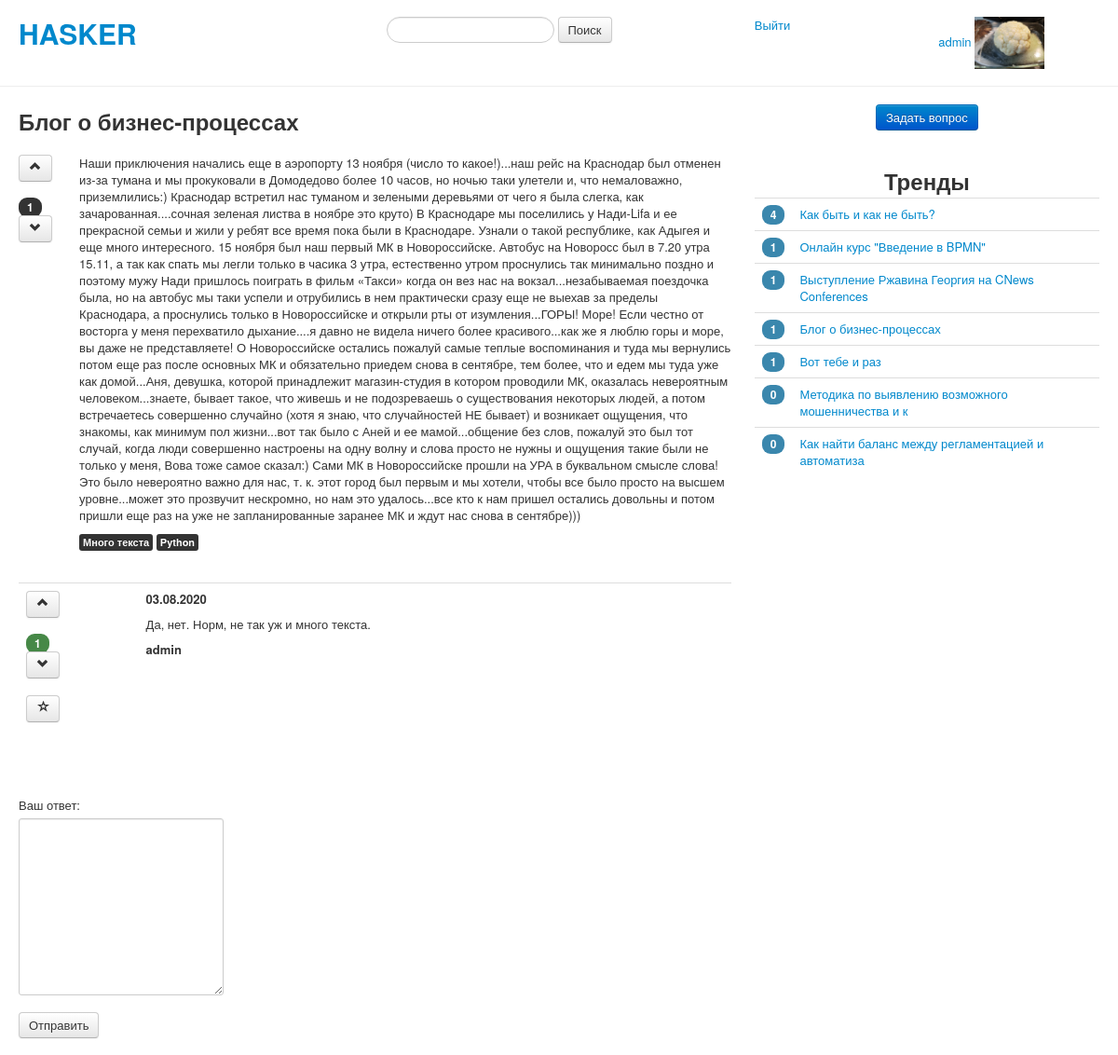
/question/7/ (signed in), run on an earlier commit of the app's database.
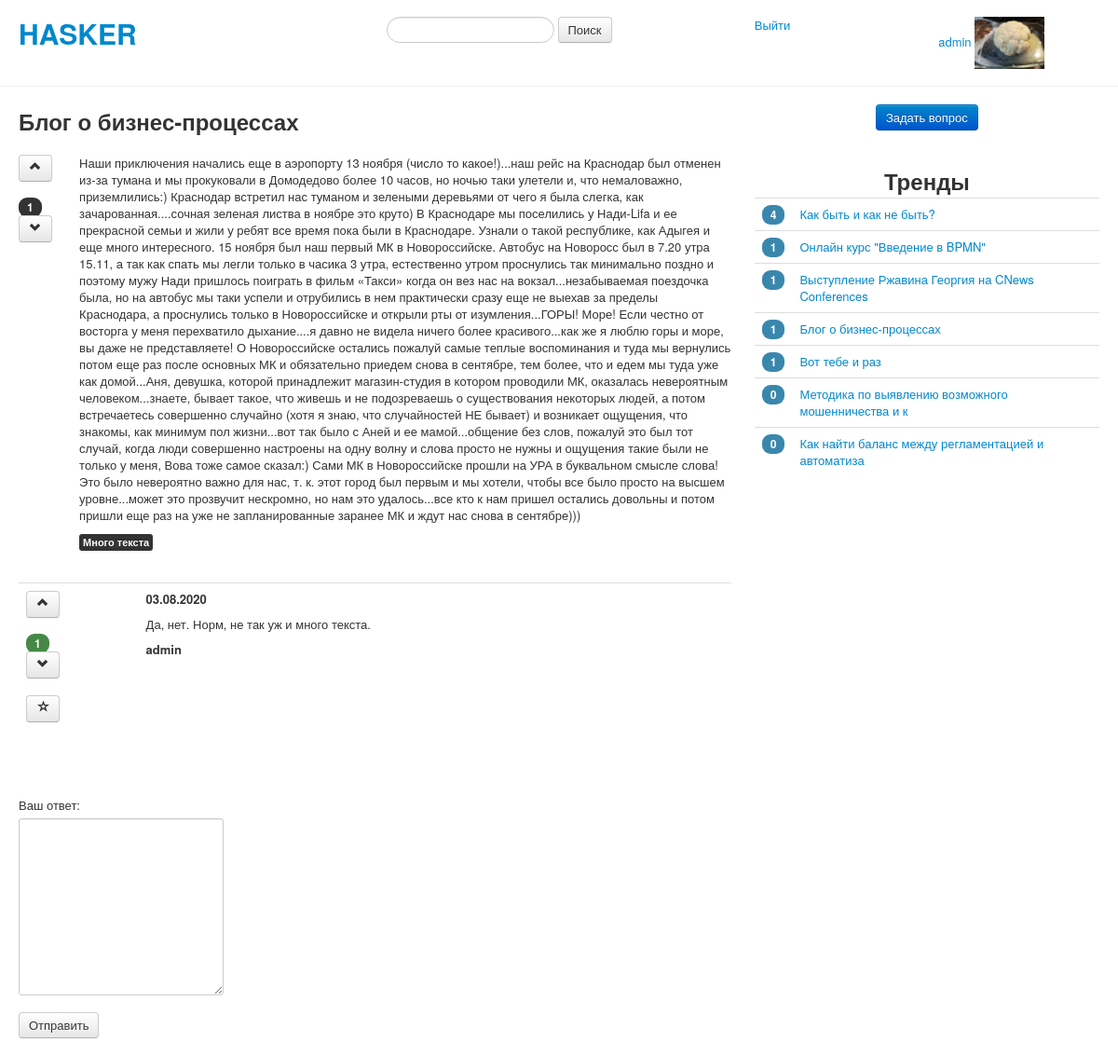
And on a later commit of the database.
### questions/models.py (models this page shows, shortened)
class Tags(models.Model):
    class Meta:
        verbose_name = 'Tag'
        verbose_name_plural = 'Tags'
    name = models.CharField(max_length=50)

class Answers(models.Model):
    class Meta:
        verbose_name = 'Answer'
        verbose_name_plural = 'Answers'
    body = models.TextField(max_length=1000, verbose_name='Ваш ответ')
    author = models.ForeignKey(
        User,
        on_delete=models.DO_NOTHING
    )
    create_date = models.DateTimeField(auto_now_add=True)
    correct = models.BooleanField(blank=True)
    question = models.ForeignKey(
        Questions,
        on_delete=models.CASCADE,
    )

class Questions(models.Model):
    class Meta:
        verbose_name = 'Question'
        verbose_name_plural = 'Questions'
    title = models.CharField(max_length=50, verbose_name='Заголовок')
    body = models.TextField(verbose_name='Текст вопроса')
    author = models.ForeignKey(
        User,
        on_delete=models.DO_NOTHING
    )
    create_date = models.DateTimeField(auto_now_add=True)
    tags = models.ManyToManyField(Tags)

### questions/views.py (the view, shortened to what this page needs)
# urls.py: path('question/<int:pk>/', QuestionView.as_view(), name='questionview'),
class QuestionView(ListView):
    model = Answers
    template_name = 'questions/question_detail.html'
    paginate_by = 30
    def get_queryset(self):
        self.question = get_object_or_404(Questions, pk=self.kwargs.get('pk'))
        queryset = Answers.objects.filter(question=self.question).annotate(count=Count('answervotes')).order_by('-count', '-create_date')
        return queryset
    def get_context_data(self, **kwargs):
        context = super().get_context_data(**kwargs)
        number_question_votes = QuestionVotes.objects.filter(question=self.question).count()
        context['number_question_votes'] = number_question_votes
        context['question'] = self.question
        if self.request.user.is_authenticated:
            profile = UserProfile.objects.get(user=self.request.user)
            context['photo'] = profile.photo
            if self.request.user != self.question.author:
                context['disabled_correct_answer'] = 'disabled'
        else:
            context['disabled_correct_answer'] = 'disabled'
            context['disabled'] = 'disabled'
        form = AnswerCreateForm()
        context['form'] = form
        tag = self.request.GET.get('tag')
        if tag:
            context['tag_value'] = f'tag:{tag}'
        get_trends(context)
        return context

### questions/forms.py
class AnswerCreateForm(forms.ModelForm):
    class Meta:
        model = Answers
        fields = ['body']

### questions/views.py (called while the page is built)
def get_trends(context: dict):
    trends = Questions.objects.annotate(count=Count('questionvotes')).order_by('-count')[:20]
    context['trends'] = trends

### questions/templates/questions/question_detail.html (shortened to what this page needs)
{% extends 'base.html'%}
{% block leftbody %}
    <h2>{{ question.title }}</h2>
    <br>
    <div class="row-fluid">
        <div class="span1">
            <form action="{% url 'questions:questionvote' question.id %}">
                <button class="btn" type="submit" {{ disabled }}><i class="icon-chevron-up"></i></button>
            </form>
            <span class="badge badge-inverse">{{ number_question_votes }}</span>
            <form action="{% url 'questions:questionunvote' question.id %}">
                <button class="btn" type="submit" {{ disabled }}><i class="icon-chevron-down"></i></button>
            </form>
        </div>
        <div class="span11">
            <p>{{ question.body }}</p>
            {% for tag in question.tags.all %}
                <a href="?page={{ page_obj.number }}&tag={{ tag.name }}">
                    <span class="label label-inverse">{{ tag.name }}</span>
                </a>
            {% endfor %}
        </div>
    </div>
    <br><br>
    <table class="table">
          {% load getvalue %}
          <tbody>
          {% for value in object_list %}
                <tr>
                     <td>
                         <form action="{% url 'questions:answervote' question.id value.id %}">
                             <button class="btn" type="submit" {{ disabled }}><i class="icon-chevron-up" ></i></button>
                         </form>
                         <span class="badge badge-success">{{ value.count }}</span>
                         <form action="{% url 'questions:answerunvote' question.id value.id %}">
                             <button class="btn" type="submit" {{ disabled }}><i class="icon-chevron-down"></i></button>
                         </form>
                         <form action="{% url 'questions:setcorrectanswer' question.id value.id %}">
                             <button class="btn" type="submit" {{ disabled_correct_answer }}>
                                 {% if value.correct %}
                                 <i class="icon-star">
                                 {% else %}
                                 <i class="icon-star-empty">
                                 {% endif %}
                                 </i>
                             </button>
                         </form>
                    </td>
                     <td>
                         <p><strong>{{ value.create_date|date:"d.m.Y" }}</strong></p>
                         <p>{{ value.body }}</p>
                         <p><strong>{{ value.author.username }}</strong></p>
                     </td>
                </tr>
          {%  endfor %}
          </tbody>
    </table>
    {% if user.is_authenticated %}
    <br><br>
    <form method="POST" enctype="multipart/form-data">
        {{ form.as_p }}
        <input class="btn" type="submit" value="Отправить">
    </form>
    {% endif %}
{% endblock %}

### questions/templates/base.html (shortened to what this page needs)
<!DOCTYPE html>
<html lang="ru">
<head>
    {% load static %}
    <link href="{% static 'css/bootstrap-responsive.css' %}" rel="stylesheet">
    <link href="{% static 'css/bootstrap.css' %}" rel="stylesheet">
</head>
<body>
    <div class="container-fluid">
        <br>
        <div class="row-fluid">
            <div class="span4">
                <h1><a href="{% url 'questions:index' %}">HASKER</a></h1>
            </div>
            <div class="span4">
                <form class="form-search" method="POST" enctype="multipart/form-data" action="{% url 'questions:searchresult' %}">
                  <input type="text" class="input-medium search-query" name="search_string" value="{{ tag_value }}">
                  <button type="submit" class="btn">Поиск</button>
                </form>
            </div>
            <div class="span2">
                {% if user.is_authenticated %}
                  <a href="{% url 'registration:logout' %}">Выйти</a>
                {% else %}
                  <a href="{% url 'registration:login' %}">Войти</a>
                {% endif %}
            </div>
            <div class="span2">
                {% if user.is_authenticated %}
                    <a href="{% url 'registration:editprofile' %}">{{ user.username }}</a>
                    <img src="{{ photo.url }}" height="75" width="75">
                {% else %}
                    <form action="{% url 'registration:registration' %}">
                        <button class="btn btn-primary" type="submit">Зарегистрироваться</button>
                    </form>
                {% endif %}
            </div>
        </div>
    </div>
    <hr>
    <div class="container-fluid">
      <div class="row-fluid">
        <div class="span8">
            {% block leftbody %}
            {% endblock %}
        </div>
        <div class="span4">
        {% if user.is_authenticated %}
            <div class="pagination-centered">
                 <form action="{% url 'questions:createquestion' %}">
                        <button class="btn btn-primary" type="submit">Задать вопрос</button>
                 </form>
            </div>
        {% endif %}
            <br>
            <div class="pagination-centered">
                <h2>Тренды</h2>
            </div>
            <div>
                 <table class="table">
                    {% for trend in trends %}
                    <tr>
                        <td><span class="badge badge-info">{{ trend.count }}</span></td>
                        <td><a href="{% url 'questions:questionview' trend.id %}">{{ trend.title }}</a></td>
                    </tr>
                    {% endfor %}
                 </table>
            </div>
        </div>
      </div>
    </div>
</body>
</html>

What changed in the data, as far as the page shows it:
removed Tags: name "Python"
